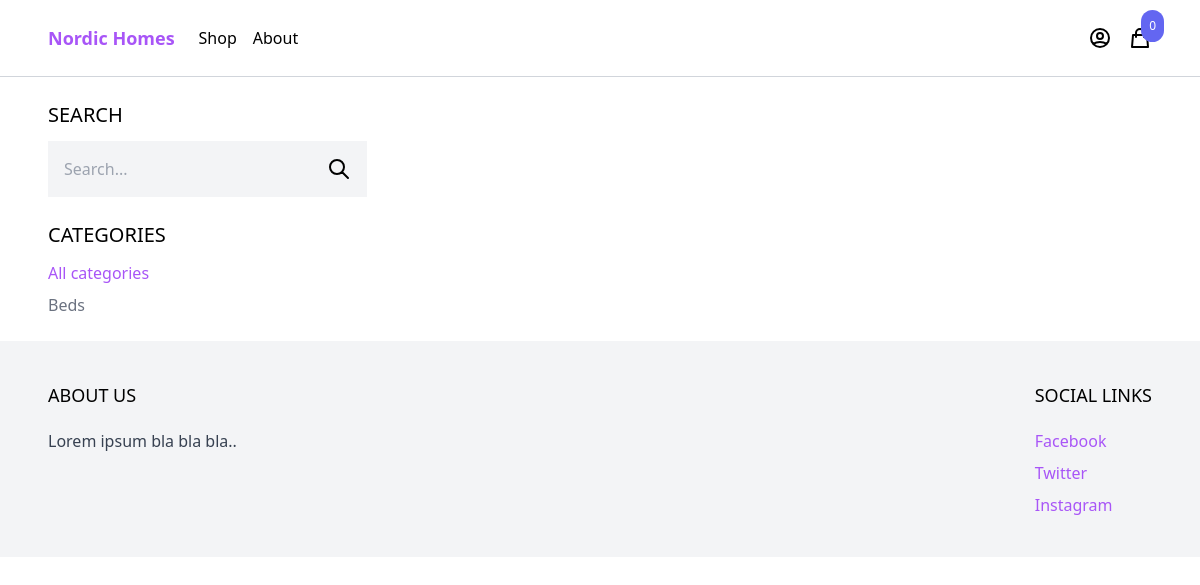
The page /shop/ on the database as committed earlier.
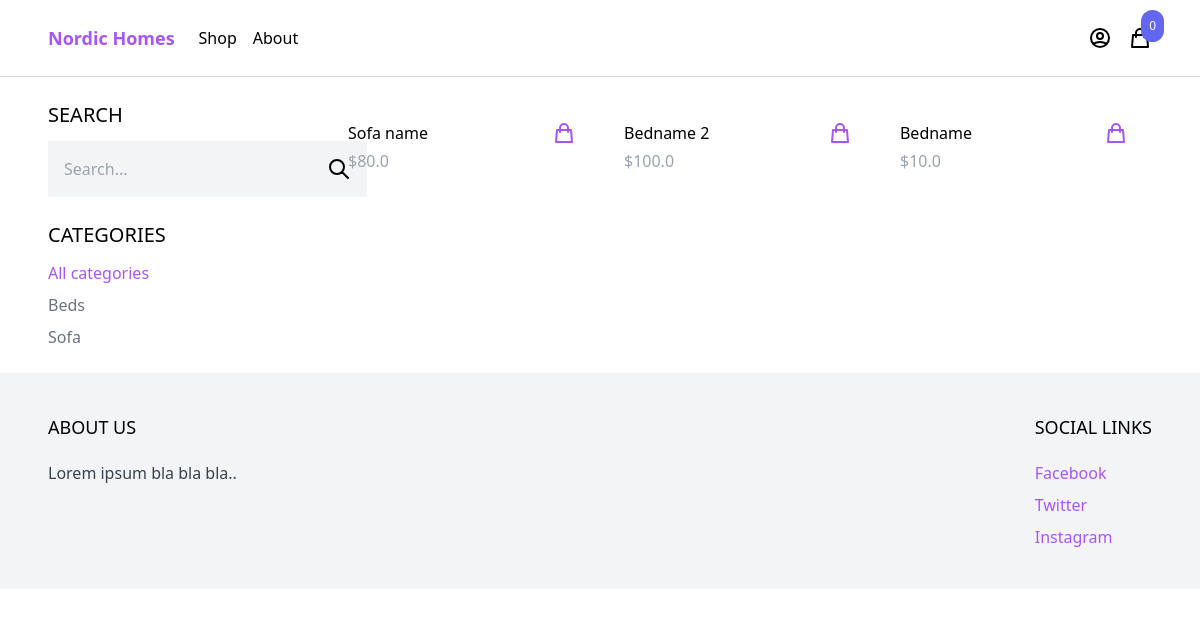
The same page on the database as committed later.
### product/models.py (models this page shows, shortened)
class Category(models.Model):
    name = models.CharField(max_length=255)
    slug = models.SlugField()
    class Meta:
        verbose_name_plural = 'Categories'
        ordering = ['name']

class Product(models.Model):
    category = models.ForeignKey(
        Category, related_name='products', on_delete=models.CASCADE)
    name = models.CharField(max_length=255)
    description = models.TextField(blank=True, null=True)
    price = models.IntegerField()
    slug = models.SlugField()
    created_at = models.DateTimeField(auto_now_add=True)
    class Meta:
        ordering = ['-created_at']
    @property
    def get_display_price(self):
        return self.price / 100

### core/views.py (the view)
# urls.py: path('shop/', views.ShopView.as_view(), name="shop"),
class ShopView(generic.ListView):
    queryset = Product.objects.select_related('category').all()
    context_object_name = 'products'
    template_name = 'core/shop.html'
    @property
    def query(self):
        return self.request.GET.get('query', '')
    @property
    def active_category(self):
        return self.request.GET.get('category', '')
    def get_context_data(self, **kwargs):
        context = super().get_context_data(**kwargs)
        context['categories'] = Category.objects.all()
        context['active_category'] = self.active_category
        return context
    def get_queryset(self):
        queryset = super().get_queryset()
        if active_category := self.active_category:
            queryset = queryset.filter(category__slug=active_category)
        if query := self.query:
            queryset = queryset.filter(
                Q(name__icontains=query) | Q(description__icontains=query))
        return queryset

### cart/cart.py (called while the page is built)
    def __len__(self):
        return sum(item['quantity'] for item in self.cart.values())

### cart/context_processors.py (called while the page is built)
def cart(request):
    return {'cart': Cart(request)}

### core/templates/core/shop.html
{% extends 'core/base.html' %}
{% block content %}
<div class="max-w-6xl mx-auto flex flex-wrap items-start py-6 px-6 xl:px-0">
  <div class="filters w-full lg:w-1/4">
    <h3 class="mb-3 text-xl uppercase">Search</h3>
    <form
      method="get"
      action="."
    >
      <div class="flex">
        <input
          type="text"
          name="query"
          class="p-4 bg-gray-100 border-0"
          placeholder="Search..."
        >
        <button class="p-4 bg-gray-100 border-0">
          <svg
            xmlns="http://www.w3.org/2000/svg"
            class="h-6 w-6"
            fill="none"
            viewBox="0 0 24 24"
            stroke="currentColor"
          >
            <path
              stroke-linecap="round"
              stroke-linejoin="round"
              stroke-width="2"
              d="M21 21l-6-6m2-5a7 7 0 11-14 0 7 7 0 0114 0z"
            />
          </svg>
        </button>
      </div>
    </form>
    <h3 class="mt-6 mb-3 text-xl uppercase">Categories</h3>
    <ul class="space-y-2">
      <li>
        <a
          href="{% url 'shop' %}"
          class="{% if not active_category %}text-purple-500{% else %}text-gray-500{% endif %}"
        >All categories</a>
      </li>
      {% for category in categories %}
      <li><a
          href="{% url 'shop' %}?category={{ category.slug }}"
          class="{% if category.slug == active_category %}text-purple-500{% else %}text-gray-500{% endif %}"
        >{{ category.name }}</a></li>
      {% endfor %}
    </ul>
  </div>
  <div class="products w-full lg:w-3/4 -mt-4 flex items-center flex-wrap">
    {% for product in products %}
    {% include 'product/partials/product_list_item.html' %}
    {% endfor %}
  </div>
</div>
{% endblock %}

### core/templates/core/base.html (shortened to what this page needs)
<!DOCTYPE html>
<html lang="en">
<head>
  <script src="https://cdn.tailwindcss.com"></script>
</head>
<body>
  <nav class="border-b border-gray-300">
    <div class="max-w-6xl mx-auto py-2 px-6 xl:px-0 flex items-center justify-between">
      <div class="menu-left flex items-center space-x-6">
        <a
          href="{% url 'frontpage' %}"
          class="py-4 text-lg text-purple-500 font-semibold"
        >Nordic Homes</a>
        <ul class="flex items-center space-x-4">
          <li><a href="{% url 'shop' %}">Shop</a></li>
          <li><a href="#">About</a></li>
        </ul>
      </div>
      <div class="menu-right flex items-center space-x-4">
        <a href="#">
          <svg
            xmlns="http://www.w3.org/2000/svg"
            class="h-6 w-6"
            fill="none"
            viewBox="0 0 24 24"
            stroke="currentColor"
          >
            <path
              stroke-linecap="round"
              stroke-linejoin="round"
              stroke-width="2"
              d="M5.121 17.804A13.937 13.937 0 0112 16c2.5 0 4.847.655 6.879 1.804M15 10a3 3 0 11-6 0 3 3 0 016 0zm6 2a9 9 0 11-18 0 9 9 0 0118 0z"
            />
          </svg>
        </a>
        {% include 'cart/menu_cart.html' %}
      </div>
    </div>
  </nav>
  <main>
    {% block content %}
    {% endblock %}
  </main>
  <footer class="bg-gray-100">
    <div class="max-w-6xl mx-auto py-10 px-6 xl:px-0 md:flex justify-between">
      <div class="footer-left mb-12 md:mb-0">
        <h2 class="mb-5 uppercase text-lg">About us</h2>
        <p class="text-gray-700">Lorem ipsum bla bla bla..</p>
      </div>
      <div class="footer-right">
        <h2 class="mb-5 uppercase text-lg">Social links</h2>
        <ul class="space-y-2">
          <li><a
              href="#"
              class="text-purple-500 hover:text-purple-800"
            >Facebook</a></li>
          <li><a
              href="#"
              class="text-purple-500 hover:text-purple-800"
            >Twitter</a></li>
          <li><a
              href="#"
              class="text-purple-500 hover:text-purple-800"
            >Instagram</a></li>
        </ul>
      </div>
    </div>
  </footer>
</body>
</html>

### cart/templates/cart/menu_cart.html
<a
  href="#"
  id="menu-cart-button"
  class="relative"
>
  <svg
    xmlns="http://www.w3.org/2000/svg"
    class="h-6 w-6"
    fill="none"
    viewBox="0 0 24 24"
    stroke="currentColor"
  >
    <path
      stroke-linecap="round"
      stroke-linejoin="round"
      stroke-width="2"
      d="M16 11V7a4 4 0 00-8 0v4M5 9h14l1 12H4L5 9z"
    />
  </svg>
  <span class="p-2 absolute -top-4 -right-3 bg-indigo-500 text-white text-xs rounded-full">{{ cart|length }}</span>
</a>

### product/templates/product/partials/product_list_item.html (shortened to what this page needs)
<div class="w-full md:w-1/3 xl:w-1/4 p-6">
  <div class="pt-3 flex items-center justify-between">
    <a href="{% url 'product' product.slug %}">{{ product.name }}</a>
    <a
      href="{% url 'product' product.slug %}"
      class="text-purple-500 hover:text-purple-800"
    >
      <svg
        xmlns="http://www.w3.org/2000/svg"
        class="h-6 w-6"
        fill="none"
        viewBox="0 0 24 24"
        stroke="currentColor"
      >
        <path
          stroke-linecap="round"
          stroke-linejoin="round"
          stroke-width="2"
          d="M16 11V7a4 4 0 00-8 0v4M5 9h14l1 12H4L5 9z"
        />
      </svg>
    </a>
  </div>
  <p class="pt-1 text-gray-400">${{ product.get_display_price }}</p>
</div>

Rows that differ between the two databases and show on the page:
added Category: name "Sofa"
added Product: name "Sofa name", get_display_price "80.0"
added Product: name "Bedname 2", get_display_price "100.0"
added Product: name "Bedname", get_display_price "10.0"
